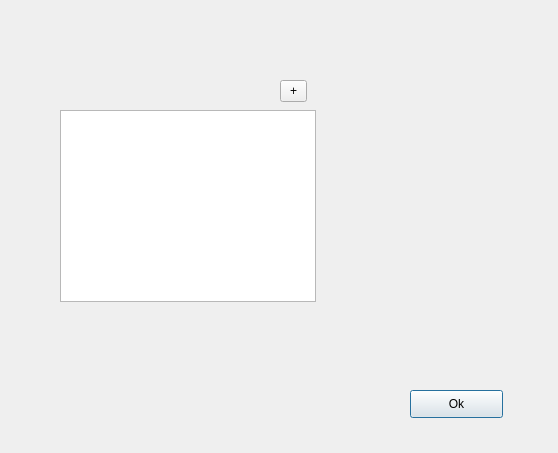
<?xml version="1.0" encoding="UTF-8"?>
<ui version="4.0">
 <class>AutoPriceManagerDialog</class>
 <widget class="QDialog" name="AutoPriceManagerDialog">
  <property name="geometry">
   <rect>
    <x>0</x>
    <y>0</y>
    <width>558</width>
    <height>453</height>
   </rect>
  </property>
  <property name="windowTitle">
   <string>Auto Pricing Editor</string>
  </property>
  <widget class="QTreeView" name="treeView">
   <property name="geometry">
    <rect>
     <x>60</x>
     <y>110</y>
     <width>256</width>
     <height>192</height>
    </rect>
   </property>
  </widget>
  <widget class="QToolButton" name="toolButton_add">
   <property name="geometry">
    <rect>
     <x>280</x>
     <y>80</y>
     <width>27</width>
     <height>22</height>
    </rect>
   </property>
   <property name="text">
    <string>+</string>
   </property>
  </widget>
  <widget class="QPushButton" name="pushButton_ok">
   <property name="geometry">
    <rect>
     <x>410</x>
     <y>390</y>
     <width>93</width>
     <height>28</height>
    </rect>
   </property>
   <property name="text">
    <string>Ok</string>
   </property>
  </widget>
 </widget>
 <resources/>
 <connections>
  <connection>
   <sender>pushButton_ok</sender>
   <signal>clicked()</signal>
   <receiver>AutoPriceManagerDialog</receiver>
   <slot>accept()</slot>
   <hints>
    <hint type="sourcelabel">
     <x>456</x>
     <y>400</y>
    </hint>
    <hint type="destinationlabel">
     <x>337</x>
     <y>376</y>
    </hint>
   </hints>
  </connection>
 </connections>
</ui>
